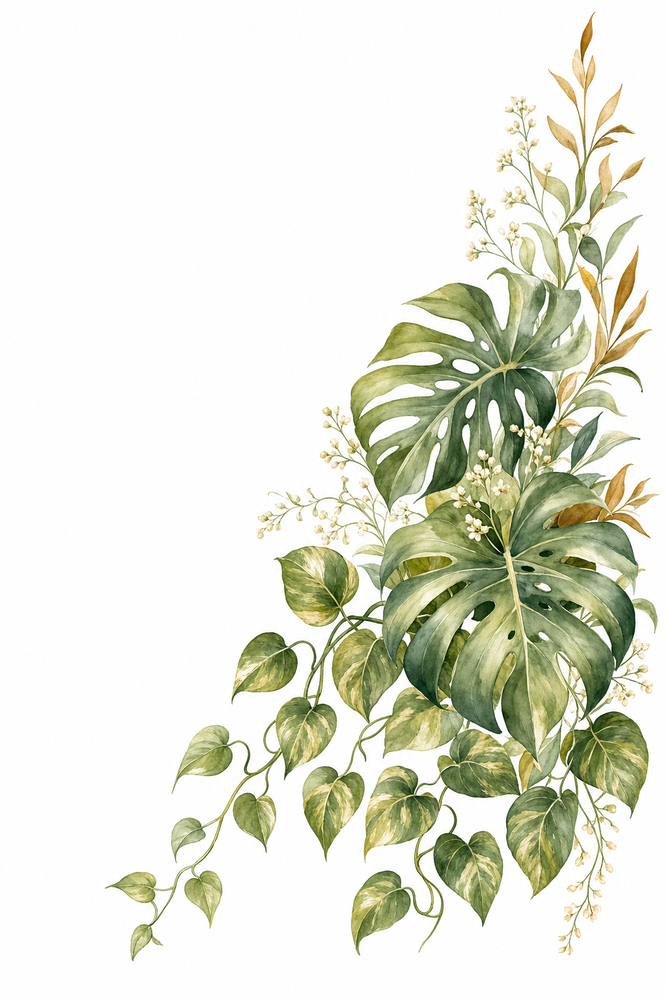
#> input picture print/inv2_spray_B_raw.png, 667 x 1000 px, shrunk from 1024 x 1536 before the run
$ python degreen.py ../print/inv2_spray_B_raw.png ../print/bg_clean.png 1.0
#> lines starting #> are read from the running program, lines starting #| are printed output that depends on the picture; after the words box and inside, x2 and y2 are one past the last pixel; in counts of white or black regions, pixels touching at a corner belong together
#> further down, im is the input picture: PIL image 667x1000 RGB; mean R, G, B 227.2, 228.9, 215
#!/usr/bin/env python
"""Rotate only the yellow-green foliage hues toward green. Gold and paper untouched."""
import sys
from PIL import Image
import numpy as np
def shift(arr, deg):
#> called with deg = 1
    r,g,b=arr[...,0],arr[...,1],arr[...,2]
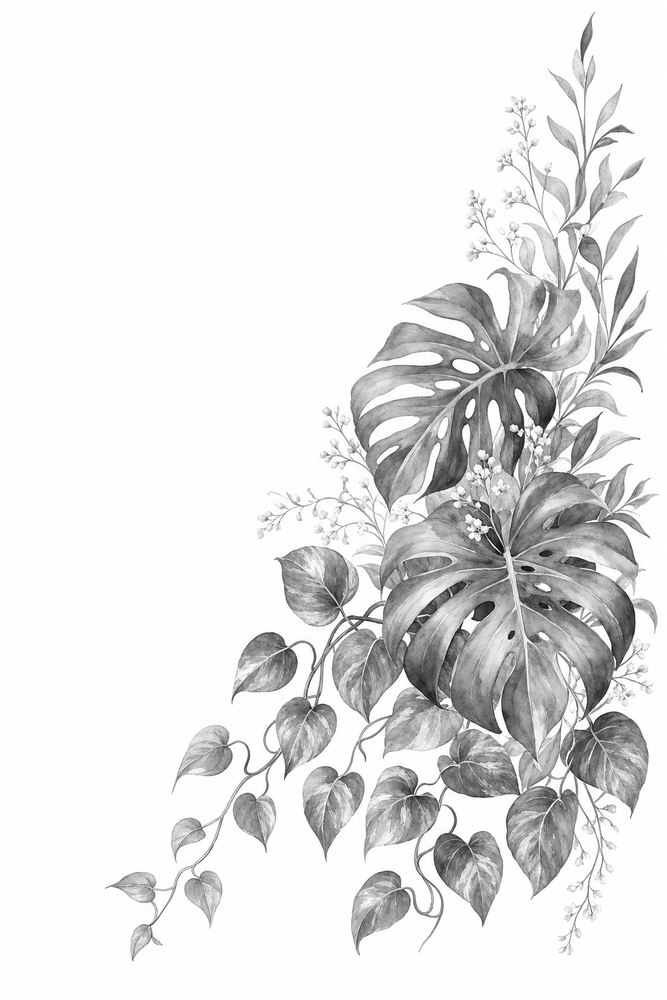
#> g: shape (1000, 667) float32; min 0, max 1, mean 0.898
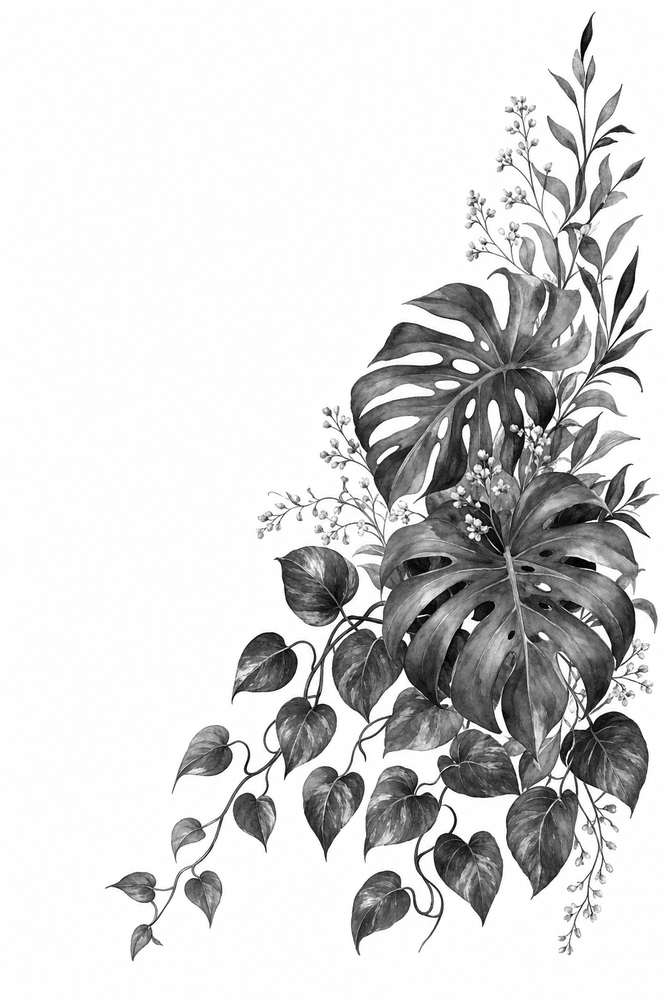
#> b: shape (1000, 667) float32; min 0, max 1, mean 0.843
    mx=arr.max(2); mn=arr.min(2); d=mx-mn+1e-9
    hue=np.zeros_like(mx)
    hue=np.where(mx==r,((g-b)/d)%6,hue); hue=np.where(mx==g,(b-r)/d+2,hue); hue=np.where(mx==b,(r-g)/d+4,hue)
#> after `hue = np.where(mx == g, (b - r) / d + 2, hue)`:
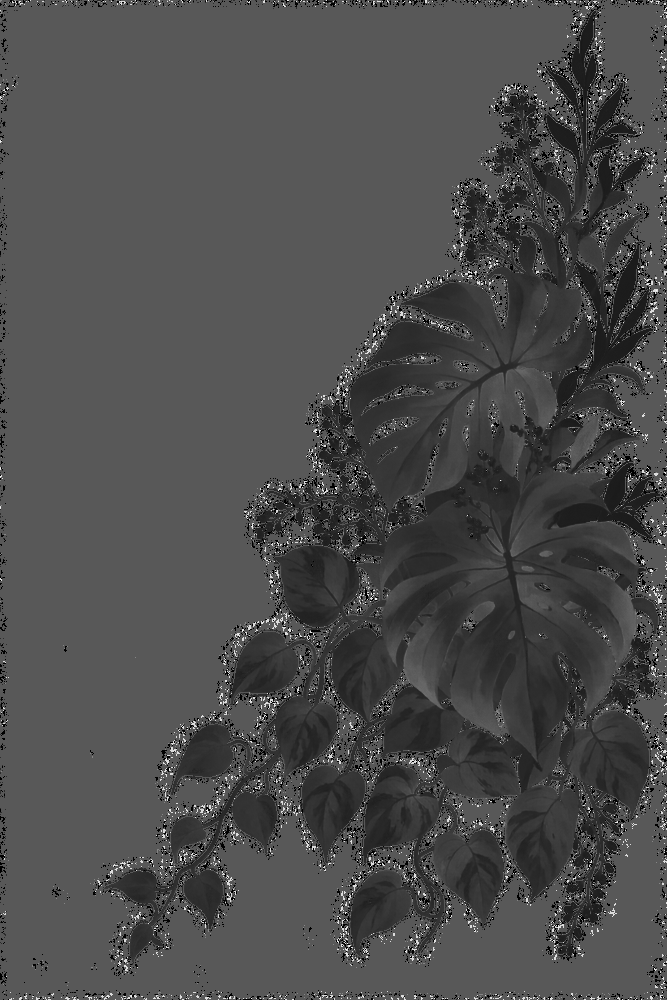
#> hue: shape (1000, 667) float32; min 0, max 5.75, mean 1.74; drawn with min black and max white
#> after `hue = np.where(mx == b, (r - g) / d + 4, hue)`:
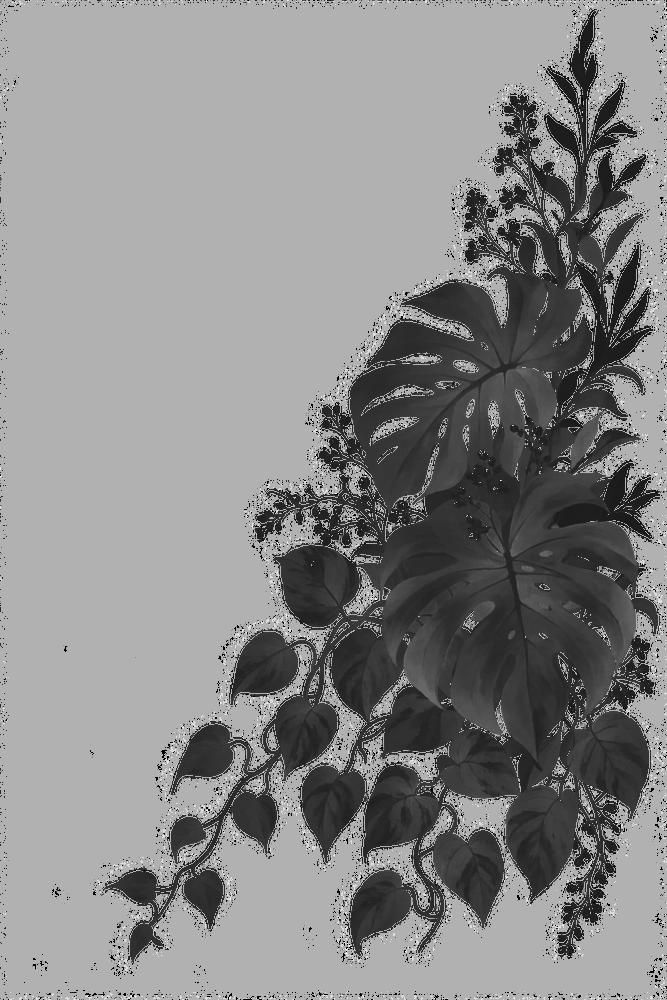
#> hue: shape (1000, 667) float32; min 0, max 5.75, mean 3.09; drawn with min black and max white
    hue*=60
    s=np.where(mx>0,d/(mx+1e-9),0); v=mx
    sel=((hue>50)&(hue<110)&(s>0.25)).astype(np.float32)
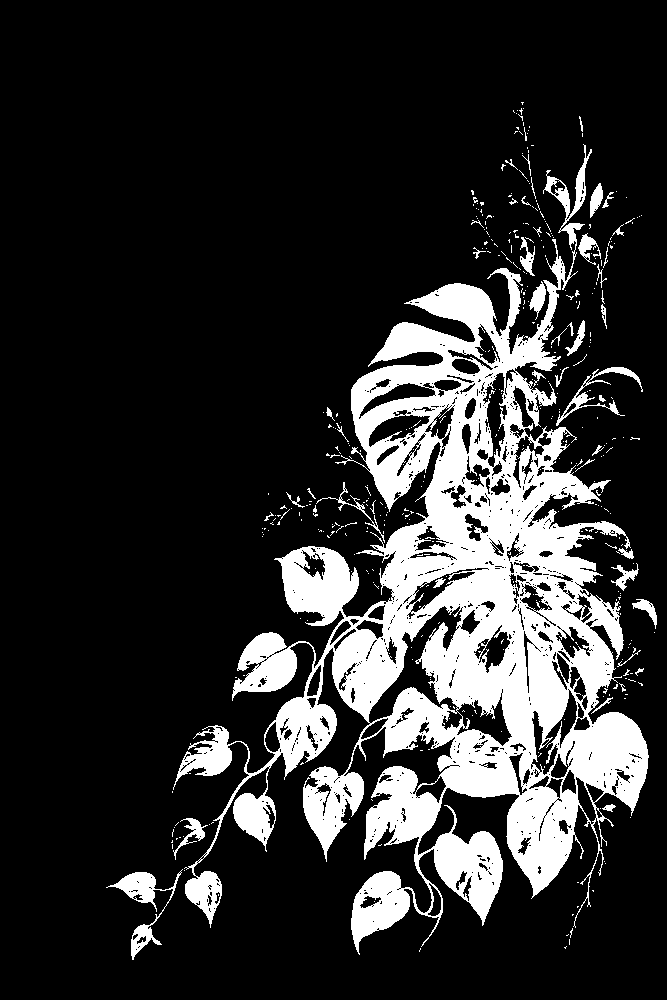
#> sel: shape (1000, 667) float32; values 0 (black) and 1 (white), 18.1% white; 426 white regions (380 under 20 px), largest, box (x1, y1, x2, y2) and area: (173, 144, 649, 955) 113403, (106, 869, 183, 960) 1454, (556, 367, 643, 426) 741
    k=np.clip((s-0.25)/0.35,0,1)*sel
    hue2=(hue+deg*k)%360
    c=v*s; x=c*(1-abs((hue2/60)%2-1)); mm=v-c
#> after `x = c * (1 - abs(hue2 / 60 % 2 - 1))`:
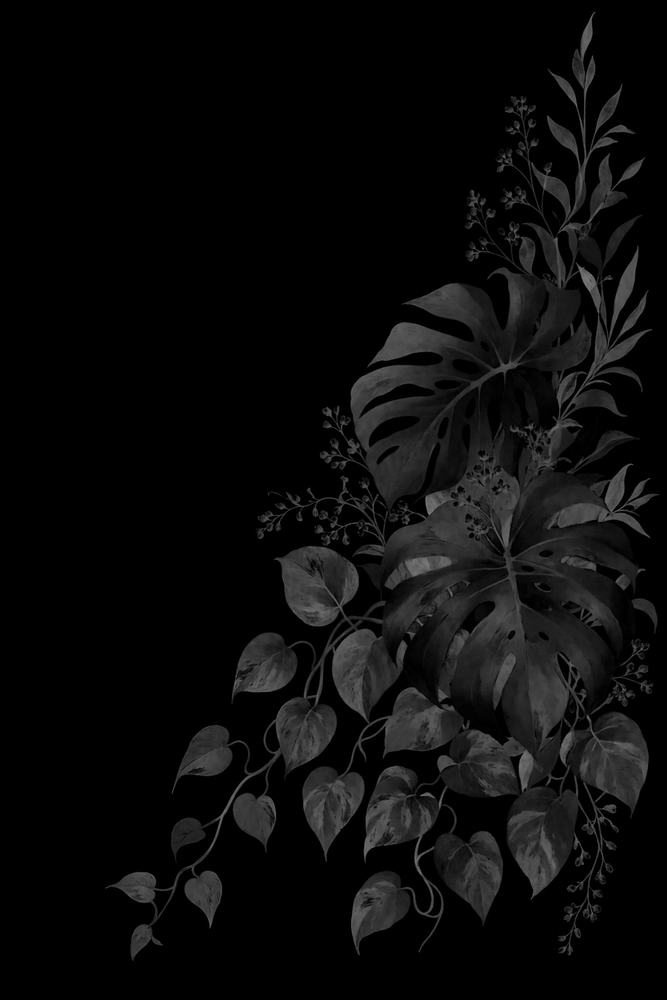
#> x: shape (1000, 667) float32; min 0, max 0.491, mean 0.0446
    z=np.zeros_like(c)
    conds=[hue2<60,(hue2>=60)&(hue2<120),(hue2>=120)&(hue2<180),(hue2>=180)&(hue2<240),(hue2>=240)&(hue2<300),hue2>=300]
    parts=[(c,x,z),(x,c,z),(z,c,x),(z,x,c),(x,z,c),(c,z,x)]
    out=np.zeros_like(arr)
    for cnd,(rr,gg,bb) in zip(conds,parts):
        out[...,0]=np.where(cnd,rr,out[...,0]); out[...,1]=np.where(cnd,gg,out[...,1]); out[...,2]=np.where(cnd,bb,out[...,2])
#> this loop made 6 passes
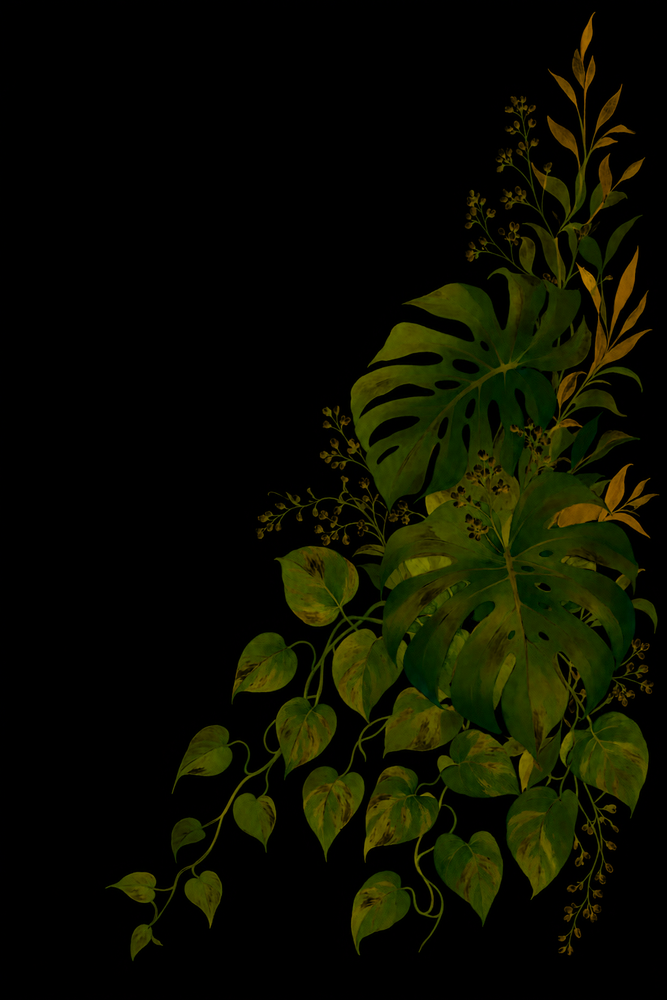
#> out: shape (1000, 667, 3) float32; mean of channels 0, 1, 2 0.0477, 0.0548, 0.000199; drawn as R, G, B
    return np.clip(out+mm[...,None],0,1)
src, dst, deg = sys.argv[1], sys.argv[2], float(sys.argv[3])
im = Image.open(src)
alpha = im.split()[3] if im.mode in ('RGBA','LA') or 'transparency' in im.info else None
a = np.asarray(im.convert('RGB')).astype(np.float32)/255.0
o = Image.fromarray((shift(a, deg)*255).astype('uint8'))
if alpha is not None: o.putalpha(alpha)
o.save(dst)
print('wrote', dst)

$ run again, on print/inv2_spray_A.png
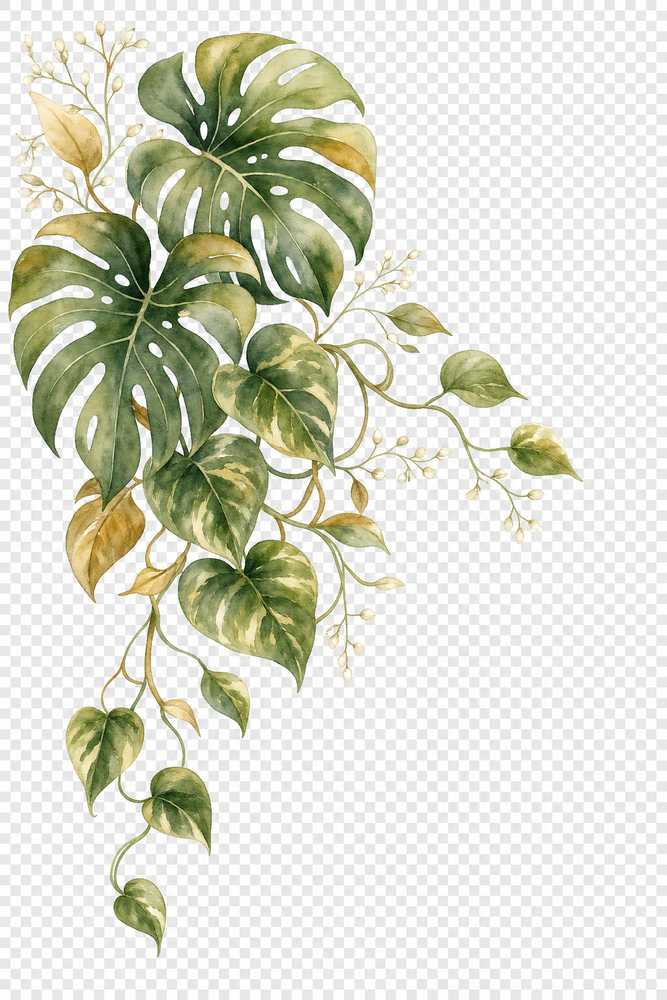
#> input picture print/inv2_spray_A.png, 667 x 1000 px, shrunk from 1024 x 1536 before the run
#> im is the input picture: PIL image 667x1000 RGB; mean R, G, B 217.7, 218.7, 205
#> in shift, `sel=((hue>50)&(hue<110)&(s>0.25)).astype(np.float32)`:
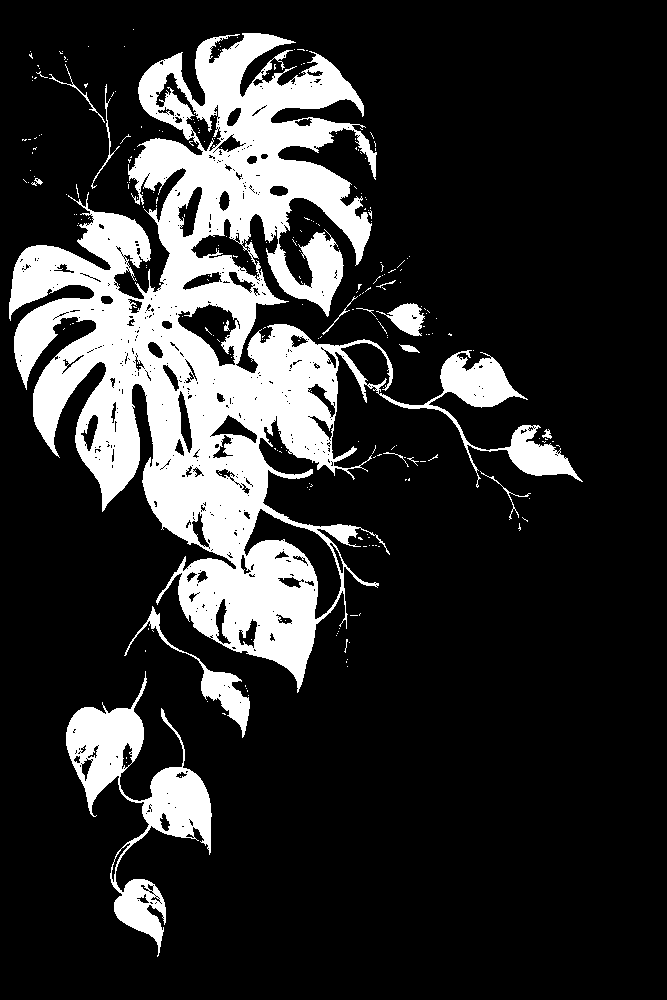
#> sel: shape (1000, 667) float32; values 0 (black) and 1 (white), 18.7% white; 258 white regions (242 under 20 px), largest, box (x1, y1, x2, y2) and area: (9, 33, 583, 693) 109216, (66, 671, 212, 957) 11135, (124, 606, 250, 738) 1966
#> the loop in shift, `for cnd,(rr,gg,bb) in zip(conds,parts):` made 6 passes
#> after the loop in shift, `for cnd,(rr,gg,bb) in zip(conds,parts):`:
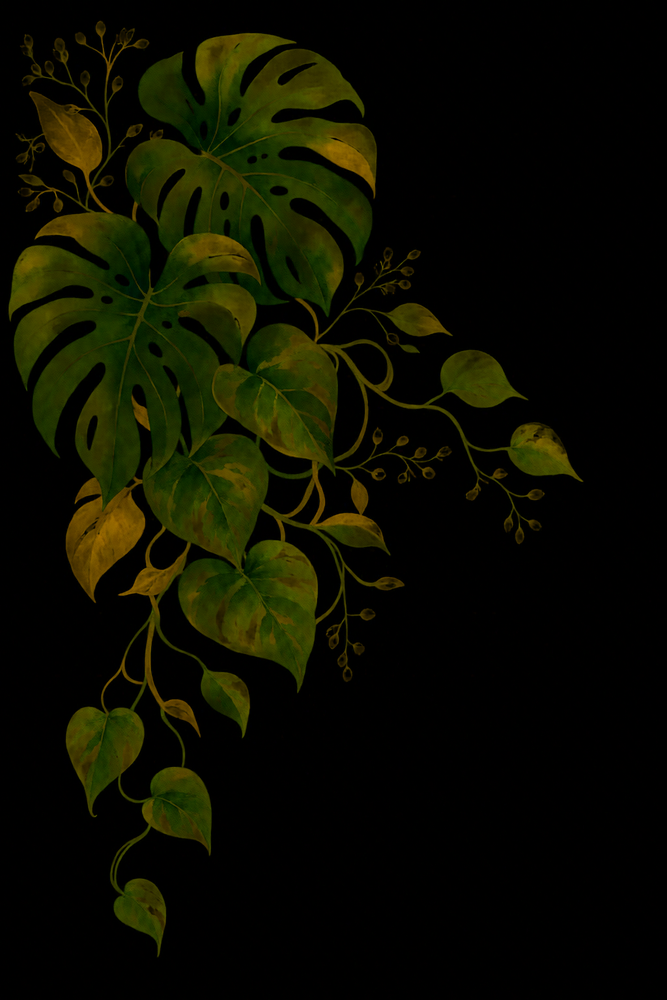
#> out: shape (1000, 667, 3) float32; mean of channels 0, 1, 2 0.05, 0.0544, 0.000452; drawn as R, G, B

$ run again, on print/inv2_spray_A_cut.png
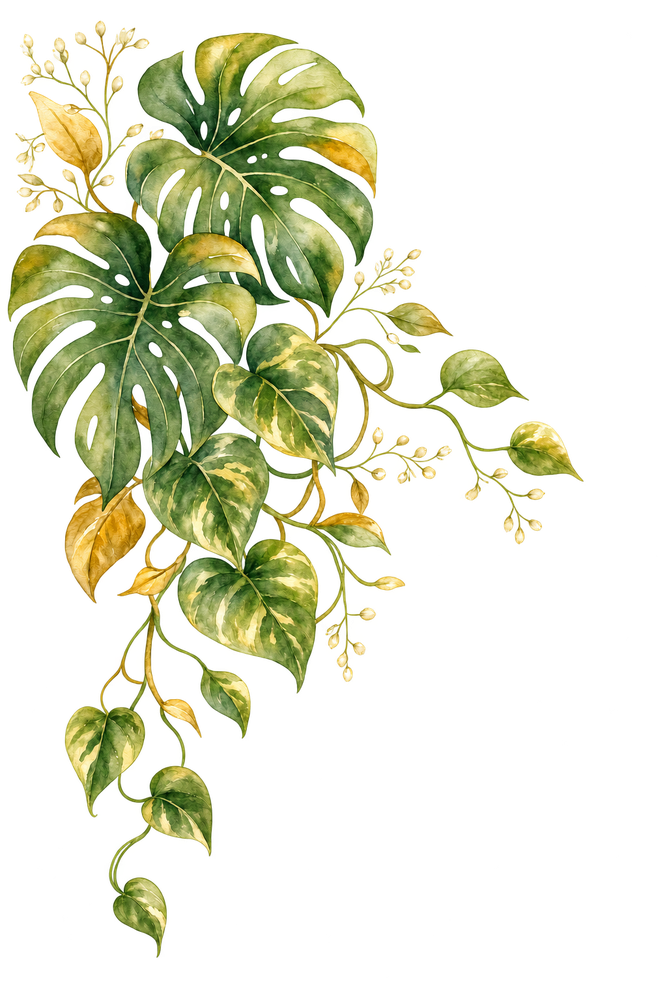
#> input picture print/inv2_spray_A_cut.png, 667 x 1000 px, shrunk from 1024 x 1536 before the run
#> im is the input picture: PIL image 667x1000 RGBA; mean R, G, B, A 47.8, 50.2, 20.6, 64.1
#> in shift, `sel=((hue>50)&(hue<110)&(s>0.25)).astype(np.float32)`:
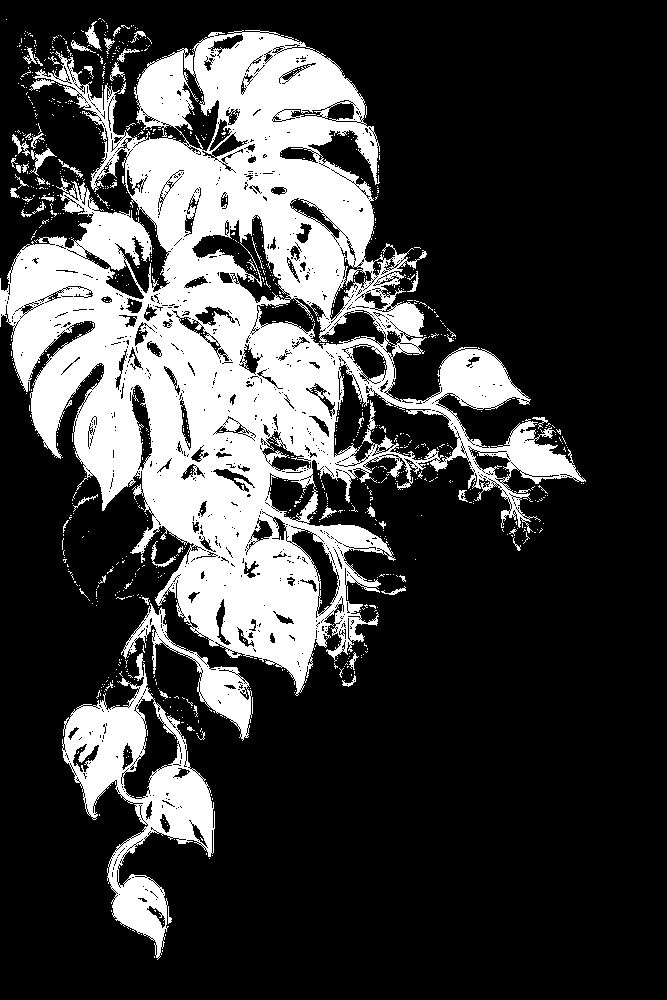
#> sel: shape (1000, 667) float32; values 0 (black) and 1 (white), 24.7% white; 953 white regions (896 under 20 px), largest, box (x1, y1, x2, y2) and area: (0, 30, 586, 696) 142077, (62, 653, 215, 960) 14287, (121, 603, 252, 741) 3503
#> the loop in shift, `for cnd,(rr,gg,bb) in zip(conds,parts):` made 6 passes
#> after the loop in shift, `for cnd,(rr,gg,bb) in zip(conds,parts):`:
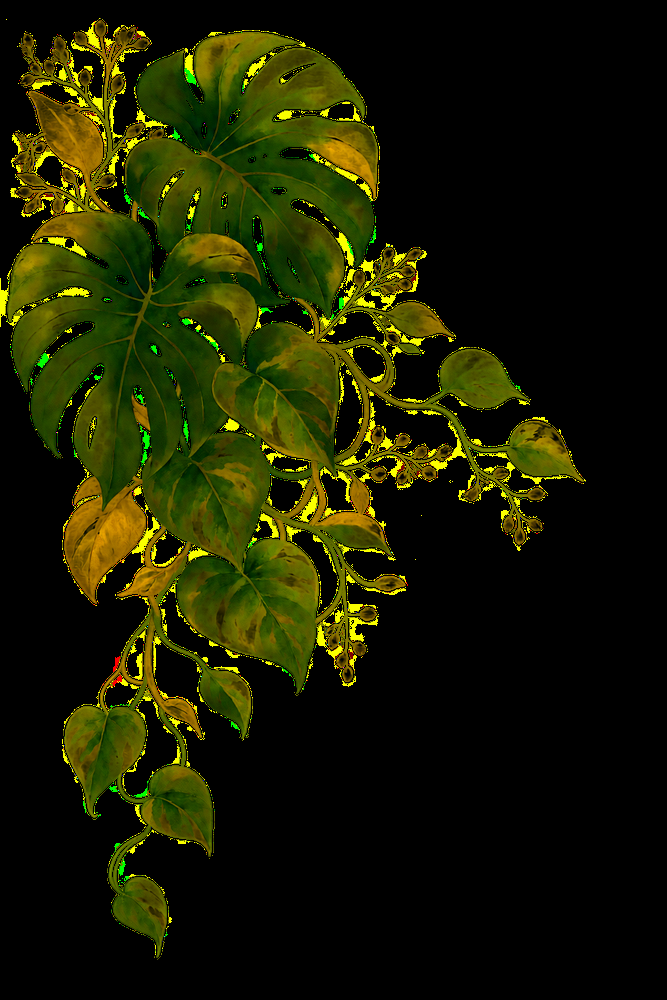
#> out: shape (1000, 667, 3) float32; mean of channels 0, 1, 2 0.106, 0.117, 0.000361; drawn as R, G, B
